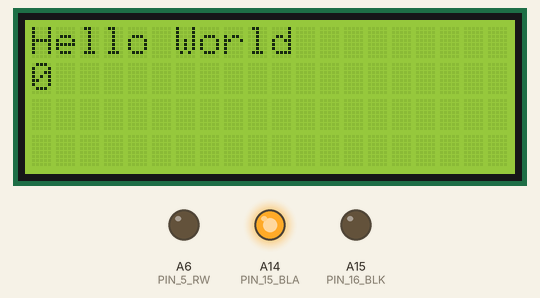
This sketch was run on a simulated Arduino Mega 2560, built with avr-gcc and run on an emulated ATmega2560. Shown: 20×4 character LCD, output pins drawn as LEDs (lit = HIGH). Pins used as bus, display or sensor lines are not drawn.

Above: at 0.1 s.
At 4.1 s:
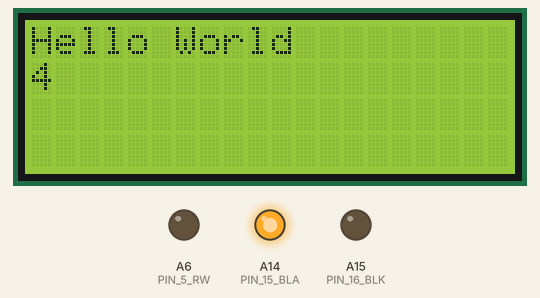
At 11.1 s:
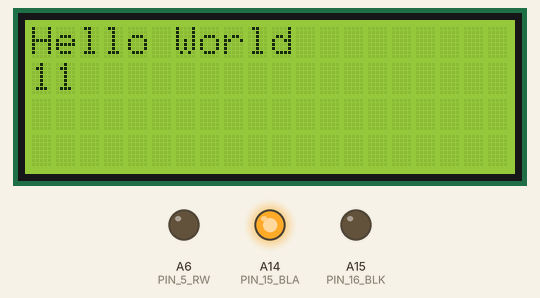
At 15.1 s:
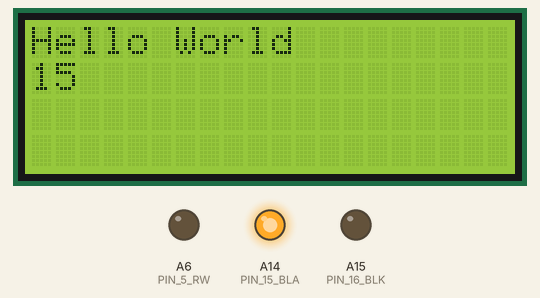
At 20.1 s:
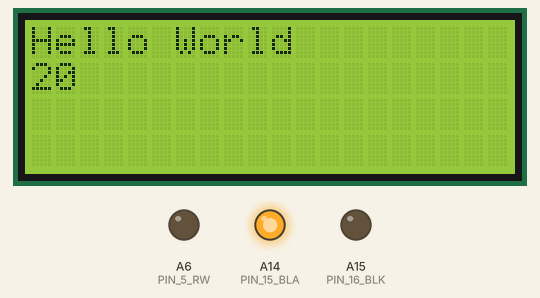
At 39.1 s:
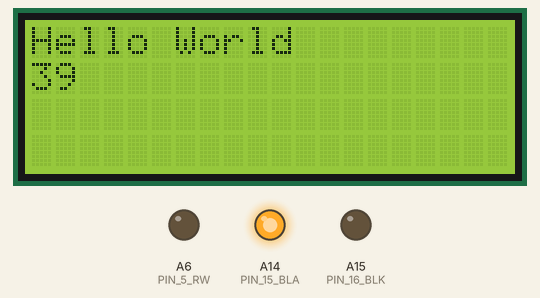

The sketch:

LCD_Hack.ino
```cpp
// LCD  Start
#include <LiquidCrystal.h>
// initialize LCD interface pins with the arduino pin number
const int rs = A5, en = A7, d4 = A10, d5 = A11, d6 = A12, d7 = A13;
LiquidCrystal lcd(rs, en, d4, d5, d6, d7);

void setup() {
  //######################################################## LiquidCrystal Display PIN Config *** BEGIN ***
  // Analog PIN NO A[xx], Actual PIN on LCD, REF on LCD

  pinMode(A15, OUTPUT);// PIN 16 BLK
  pinMode(A14, OUTPUT);// PIN 15 BLA
  //D7 = A13           // PIN 14 D7
  //D6 = A12           // PIN 13 D6
  //D5 = A11           // PIN 12 D5
  //D4 = A10           // PIN 11 D4

  //EN = A7            // PIN 6 EN
  pinMode(A6, OUTPUT); // PIN 5 RW
  //RS = A5            // PIN 4 RS
  //VO = POT           // PIN 3 VO    [ Connection Via Potentiometer ] // No pin Required on Arduino
  pinMode(A4, OUTPUT); // PIN 2 VCC
  pinMode(A3, OUTPUT); // PIN 1 GND

  digitalWrite(A15, LOW); // PIN 16 BLK KEEP IT Negative
  digitalWrite(A14, HIGH);// PIN 15 BLA KEEP IT Positive

  digitalWrite(A6, LOW);  // PIN 5  RW  KEEP IT Negative

  digitalWrite(A4, HIGH); // PIN 2 VCC  KEEP IT Positive
  digitalWrite(A3, LOW);  // PIN 1 GND  KEEP IT Negative

  //########################################################
  //FREE ANALOG PINs of MEGA   ***  A0, A1, A2, A8, A9  ***
  //######################################################## LiquidCrystal Display PIN Config *** END ***
  lcd.begin(20, 4);       // LCD TYPE 20 CHAR 4 Lines

// LCD  END
  lcd.setCursor(0, 0);
  lcd.print("Hello World");
}

void loop() {
  lcd.setCursor(0, 1);
  lcd.print(millis()/1000);
}
```

Measured:
- what the display in image 1 shows lasts 1.0 s, from 4.0 s to 5.0 s
